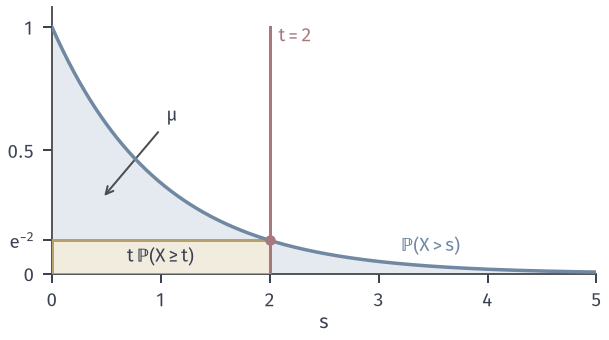

The script that drew this image:
from pathlib import Path
import sys
HERE = Path(__file__).resolve().parent
sys.path.insert(0, str(HERE.parent/'tail-common'))
from tail_fig import *
# X ~ Exp(1): area under the survival curve s -> P(X>s) equals E[X]=1;
# the rectangle [0,t] x [0,P(X>=t)] with t=2 sits under the curve, so t P(X>=t) <= E[X].
s = np.linspace(0, 5, 1001); S = np.exp(-s); t = 2.0; h = np.exp(-t)
fig, ax = figure(width_mm=86, height_mm=48)
ax.fill_between(s, 0, S, color=BLUE_FILL, lw=0)
ax.add_patch(__import__('matplotlib').patches.Rectangle((0, 0), t, h, facecolor=YELLOW_FILL, edgecolor=YELLOW, lw=1.2, zorder=3))
ax.plot(s, S, color=BLUE, lw=1.4, zorder=4)
ax.plot([t, t], [0, 1.0], color=RED, lw=1.2, zorder=5)
dot(ax, t, h, RED)
lab(ax, t+.08, 1.0, '$t=2$', RED, va='top')
lab(ax, 1.0, h/2, r'$t\,ℙ(X\geq t)$', INK, ha='center', va='center', zorder=6)
ax.annotate(r"$\mu$", xy=(.45, .3), xytext=(1.05, .62), color=INK, fontsize=7.5, arrowprops=dict(arrowstyle="->", color=STROKE, lw=.8))
lab(ax, 3.2, np.exp(-3.2)+.05, r'$ℙ(X>s)$', BLUE, ha='left')
ax.set_xlim(0, 5); ax.set_ylim(0, 1.08); ax.set_xticks([0, 1, 2, 3, 4, 5]); ax.set_yticks([0, h, .5, 1]); ax.set_yticklabels(['0', '$\\mathrm{e}^{-2}$', '0.5', '1'])
axlab(ax, '$s$')
save(fig, HERE, 'figure', {'E[X]': 1.0, 't': t, 'rectangle_area': float(t*h)})
